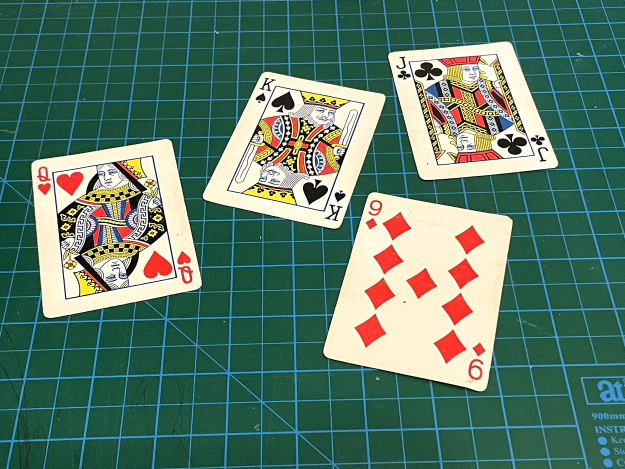
//> input picture opencvproject/Resources/cards.jpg, 1250 x 938 px, given in place of red_dot.mp4, which was not available (shown at 1/2 size)
$ ./main   (built with g++ and OpenCV 4)
//> lines starting //> are read from the running program, lines starting //| are printed output that depends on the picture; pictures that were not available may be replaced by others from this repository, and a replacement may not be noted
#include <opencv2/imgcodecs.hpp>
#include <opencv2/highgui.hpp>
#include <opencv2/imgproc.hpp>
#include <opencv2/videoio.hpp>
#include <iostream>


using namespace std;
using namespace cv;

const int max_value_H = 360 / 2;
const int max_value = 255;
const String window_capture_name = "Video Capture";
const String window_detection_name = "Object Detection";

// Ini nanti di set sesuai yang dapet dari trackbarnya, gr" warnanya merah doang tinggal atur saturationnya,
// tapi klo warnanya lebih banyak harus lebih ati" ngatur rangenya

int low_H = 0, low_S = 230, low_V = 0;
int high_H = 180, high_S = 255, high_V = 255;

// [36 lines of commented-out code are left out]
void getContours(Mat frame_thres, Mat frame) {

	vector <vector<Point>> contours;
	vector <Vec4i> hierarchy;

	//Finding the contour

	findContours(frame_thres, contours, hierarchy, RETR_EXTERNAL, CHAIN_APPROX_SIMPLE);
	 //Creating the rectangle and circle
	for (int i = 0; i < contours.size(); ++i) {
		vector<Rect> boundRect(contours.size());

		boundRect[i] = boundingRect(contours[i]);
		////////// uncomment klo mau contournya sesuai sama bentuk objeknya /////////
		// drawContours(frame, contours, i, Scalar(0, 255, 0), 2);

		rectangle(frame, boundRect[i].tl(), boundRect[i].br(), Scalar(0, 255, 0), 5); //bikin contour yang segi empat
		circle(frame, Point(boundRect[i].x + 62, boundRect[i].y + 62), 7, Scalar(0, 255, 0), FILLED);
	}

}


// Main function to make video
int main()
{
	string path = "Resources/red_dot.mp4";
	VideoCapture cap(path);

	namedWindow(window_capture_name);

	//////////////////// Find the HSV values for the colour //////////////////////

	// Uncomment klo mau bikin trackbarnya

	/*
	namedWindow(window_detection_name);
	//Trackbars to set thresholds for HSV values
	createTrackbar("Low H", window_detection_name, &low_H, max_value_H, on_low_H_thresh_trackbar);
	createTrackbar("High H", window_detection_name, &high_H, max_value_H, on_high_H_thresh_trackbar);
	createTrackbar("Low S", window_detection_name, &low_S, max_value, on_low_S_thresh_trackbar);
	createTrackbar("High S", window_detection_name, &high_S, max_value, on_high_S_thresh_trackbar);
	createTrackbar("Low V", window_detection_name, &low_V, max_value, on_low_V_thresh_trackbar);
	createTrackbar("High V", window_detection_name, &high_V, max_value, on_high_V_thresh_trackbar);
	*/

	Mat frame, frame_preresize, frame_gray, frame_blur, frame_canny, frame_dil, frame_HSV, frame_threshold;

	while (true) {

		cap >> frame_preresize;
//> frame_preresize is the input picture: 938 rows x 1250 cols, CV_8UC3; mean B, G, R 104.7, 121.3, 89.3
		if (frame_preresize.empty())
		{
			break;
		}

		//////////////IMAGE PREPROCESSING//////////////
		// Convert from BGR to HSV colorspace
		resize(frame_preresize, frame, Size(), 0.5, 0.5);
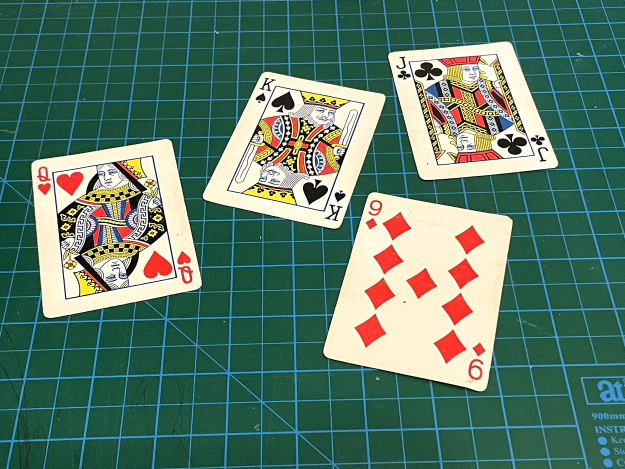
//> frame: 469 rows x 625 cols, CV_8UC3; mean B, G, R 104.8, 121.5, 89.4
		cvtColor(frame, frame_HSV, COLOR_BGR2HSV);
//> frame_HSV: 469 rows x 625 cols, CV_8UC3; mean H, S, V 66.1, 132.5, 130.1
		inRange(frame_HSV, Scalar(low_H, low_S, low_V), Scalar(high_H, high_S, high_V), frame_threshold);
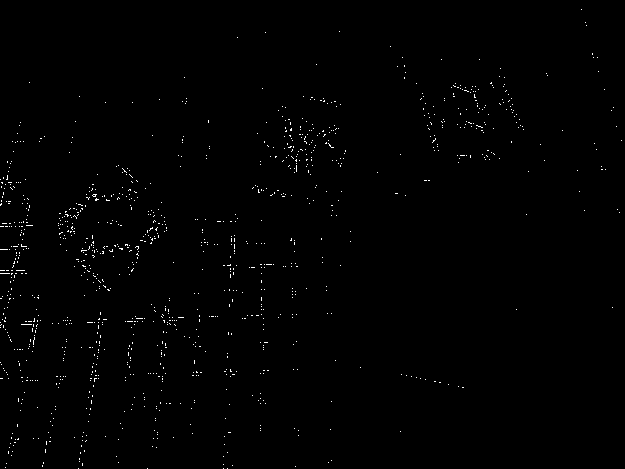
//> frame_threshold: 469 rows x 625 cols, CV_8UC1; 0.64% white in thin lines or dots

		////////////////// DRAW CONTOURS /////////////////
		getContours(frame_threshold, frame);
//> in getContours, `findContours(frame_thres, contours, hierarchy, RETR_EXTERNAL, CHAIN_AP..`: contours = 1135 contours, all with area under 20
//> after the loop in getContours, `for (int i = 0; i < contours.size(); ++i)`:
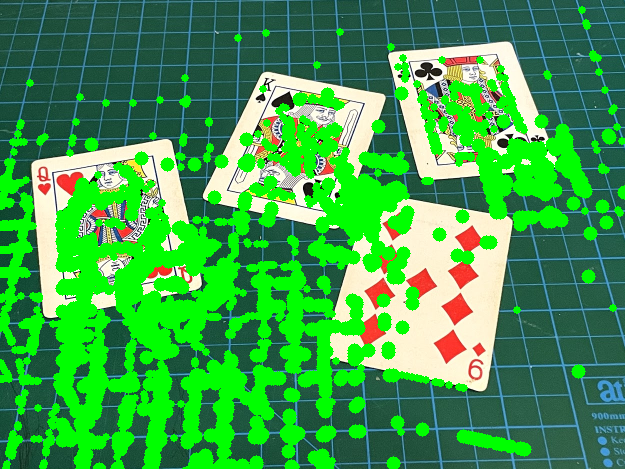
//> frame: 469 rows x 625 cols, CV_8UC3; mean B, G, R 74.7, 160, 62.8


		imshow(window_capture_name, frame);

		waitKey(1);
	}


	return 0;
}
